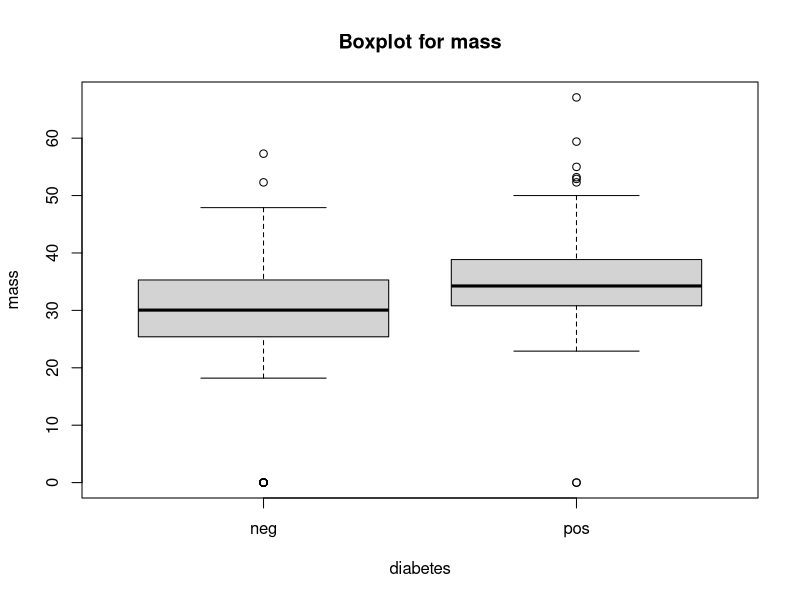
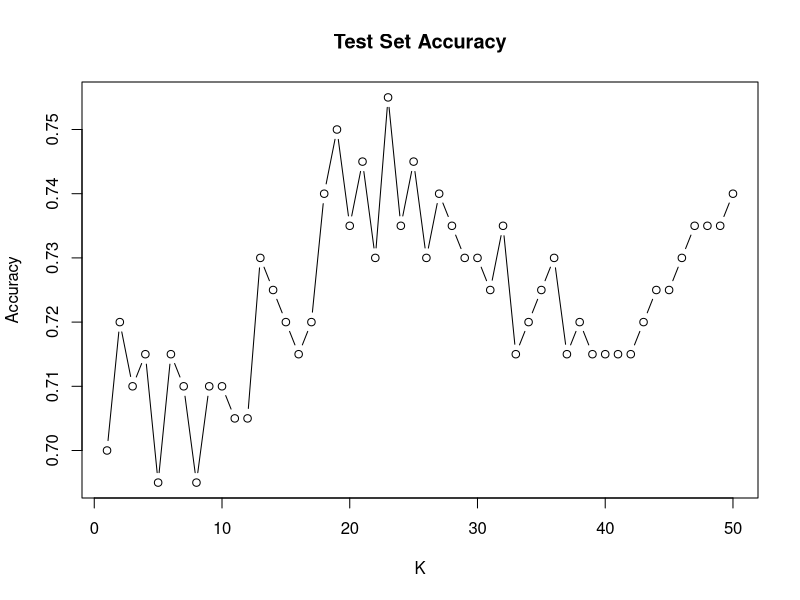

Source code (R) for these figures, in order:
# Chapter 10 Assignment

# (1) Display data structure, examine distribution of response variable
rm(list=ls())
library(FNN)
library(mlbench)
data(PimaIndiansDiabetes)
# Display data structure
summary(PimaIndiansDiabetes)
head(PimaIndiansDiabetes)
attach(PimaIndiansDiabetes)
table(diabetes)
prop.table(table(diabetes))

# (2) Plot boxplot
boxplot(mass ~ diabetes, main='Boxplot for mass')

# (3) Standardize all variables
pidz <- as.data.frame(scale(PimaIndiansDiabetes[-9]))
apply(pidz, 2, mean)
apply(pidz, 2, sd)

# (4) Split test set, estimate with K=10
train_index <- sample(768, 768-200)
test_label  <- PimaIndiansDiabetes[-train_index,]$diabetes
train <- pidz[train_index,]
test  <- pidz[-train_index,]
pred  <- knn(train=train, test=test, cl=PimaIndiansDiabetes[train_index,]$diabetes, k=10, prob=TRUE)

# (5) Predict and display confusion matrix
(table    <- table(pred, test_label))
(accuracy <- sum(diag(table)) / sum(table))

# (6) Vary parameter to find optimal k
accuracy <- numeric(50)
for (i in 1:50) {
  pred        <- knn(train=train, test=test, cl=PimaIndiansDiabetes[train_index,]$diabetes, k=i, prob=TRUE)
  table       <- table(pred, test_label)
  accuracy[i] <- sum(diag(table)) / sum(table)
}
max(accuracy)
which.max(accuracy)
plot(accuracy, type="b", xlab="K", ylab="Accuracy", main="Test Set Accuracy")
